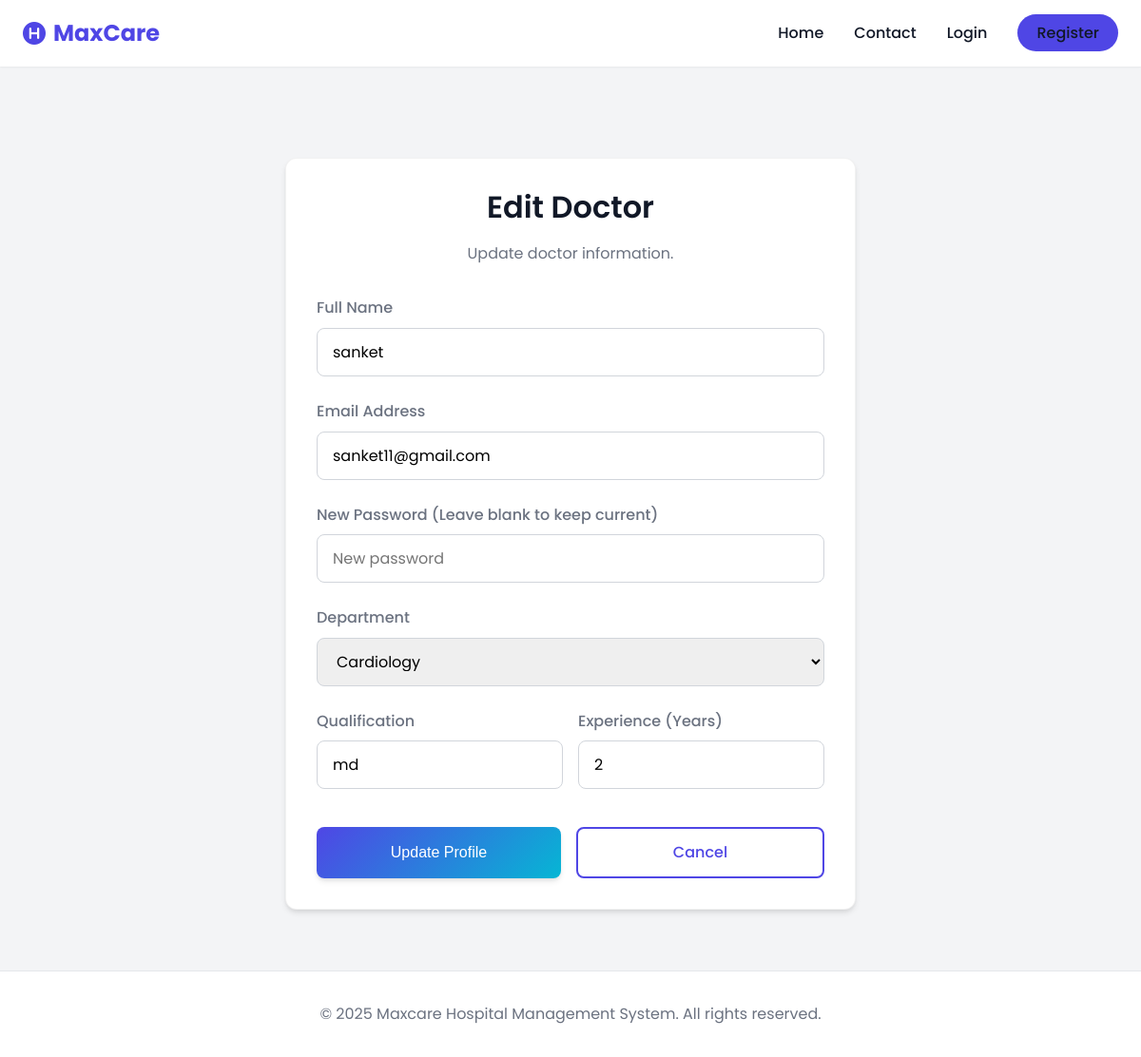
Screenshot of /admin_dashboard/edit_doctor/2 with the database file from the repository.
### model.py (models this page shows)
class User(db.Model):
    __tablename__ = 'users'
    id = db.Column(db.Integer, primary_key=True)
    username = db.Column(db.String(150), unique=True, nullable=False)
    email = db.Column(db.String(150), unique=True, nullable=False)
    password = db.Column(db.String(150), nullable=False)
    role = db.Column(db.String(50), nullable=False)   # 'admin', 'doctor', 'patient'
    registration_date = db.Column(db.DateTime, default=datetime.utcnow)
    doctor_profile = db.relationship("Doctor", back_populates="user", uselist=False)
    doctor_appointments = db.relationship(
        "Appointment",
        foreign_keys="Appointment.doctor_id",
        back_populates="doctor_user"
    )
    patient_appointments = db.relationship(
        "Appointment",
        foreign_keys="Appointment.patient_id",
        back_populates="patient_user"
    )

class Doctor(db.Model):
    __tablename__ = 'doctors'
    id = db.Column(db.Integer, primary_key=True)
    user_id = db.Column(db.Integer, db.ForeignKey('users.id'), nullable=False)
    department_id = db.Column(db.Integer, db.ForeignKey('departments.id'), nullable=False)
    qualification = db.Column(db.String(200))
    experience = db.Column(db.Integer)  # years
    user = db.relationship("User", back_populates="doctor_profile")
    department = db.relationship("Department", back_populates="doctors")

class Department(db.Model):
    __tablename__ = 'departments'
    id = db.Column(db.Integer, primary_key=True)
    Department_name = db.Column(db.String(100), unique=True, nullable=False)
    description = db.Column(db.Text)
    created_at = db.Column(db.DateTime, default=datetime.utcnow)
    doctors = db.relationship("Doctor", back_populates="department")

### app.py (the view, shortened to what this page needs)
@app.route('/admin_dashboard/edit_doctor/<int:doc_id>', methods=["GET", "POST"])
def edit_doctor(doc_id):
    doctor = Doctor.query.get_or_404(doc_id)
    departments = Department.query.all()
    return render_template("edit_doctor.html", doctor=doctor, departments=departments)

### templates/edit_doctor.html (shortened to what this page needs)
{% extends "base.html" %}
{% block content %}
<div
    style="min-height: 80vh; display: flex; align-items: center; justify-content: center; background: var(--bg-body); padding: 2rem 0;">
    <div class="card" style="max-width: 600px; width: 100%;">
        <div style="text-align: center; margin-bottom: 2rem;">
            <h2>Edit Doctor</h2>
            <p class="text-muted">Update doctor information.</p>
        </div>
        <form method="POST">
            <div class="form-group">
                <label class="form-label">Full Name</label>
                <input type="text" name="name" class="form-control" value="{{ doctor.user.username }}" required>
            </div>
            <div class="form-group">
                <label class="form-label">Email Address</label>
                <input type="email" name="email" class="form-control" value="{{ doctor.user.email }}" required>
            </div>
            <div class="form-group">
                <label class="form-label">New Password (Leave blank to keep current)</label>
                <input type="password" name="password" class="form-control" placeholder="New password">
            </div>
            <div class="form-group">
                <label class="form-label">Department</label>
                <select name="department_id" class="form-control" required>
                    {% for dept in departments %}
                    <option value="{{ dept.id }}" {% if dept.id==doctor.department_id %}selected{% endif %}>
                        {{ dept.Department_name }}
                    </option>
                    {% endfor %}
                </select>
            </div>
            <div style="display: grid; grid-template-columns: 1fr 1fr; gap: 1rem;">
                <div class="form-group">
                    <label class="form-label">Qualification</label>
                    <input type="text" name="qualification" class="form-control" value="{{ doctor.qualification }}">
                </div>
                <div class="form-group">
                    <label class="form-label">Experience (Years)</label>
                    <input type="number" name="experience" class="form-control" value="{{ doctor.experience }}">
                </div>
            </div>
            <div style="display: flex; gap: 1rem; margin-top: 1rem;">
                <button type="submit" class="btn btn-primary" style="flex: 1;">Update Profile</button>
                <a href="{{ url_for('admin_dashboard') }}" class="btn btn-outline" style="flex: 1;">Cancel</a>
            </div>
        </form>
    </div>
</div>
{% endblock %}

### static/style.css (style rules this page uses)
:root { --primary-color: #4F46E5; --primary-dark: #4338CA; --secondary-color: #06B6D4; --accent-color: #EC4899; --bg-body: #F3F4F6; --bg-card: #FFFFFF; --text-main: #111827; --text-muted: #6B7280; --text-light: #F9FAFB; --success: #10B981; --warning: #F59E0B; --danger: #EF4444; --shadow-sm: 0 1px 2px 0 rgba(0, 0, 0, 0.05); --shadow-md: 0 4px 6px -1px rgba(0, 0, 0, 0.1), 0 2px 4px -1px rgba(0, 0, 0, 0.06); --shadow-lg: 0 10px 15px -3px rgba(0, 0, 0, 0.1), 0 4px 6px -2px rgba(0, 0, 0, 0.05); --glass-bg: rgba(255, 255, 255, 0.7); --glass-border: rgba(255, 255, 255, 0.5); --radius-md: 0.5rem; --radius-lg: 0.75rem; --radius-xl: 1rem; --transition: all 0.3s ease; }
* { margin: 0; padding: 0; box-sizing: border-box; }
body { font-family: 'Poppins', sans-serif; background-color: var(--bg-body); color: var(--text-main); line-height: 1.6; min-height: 100vh; display: flex; flex-direction: column; }
a { text-decoration: none; color: inherit; transition: var(--transition); }
h1, h2, h3, h4, h5, h6 { line-height: 1.2; margin-bottom: 0.5em; font-weight: 600; }
h2 { font-size: 2rem; }
.text-muted { color: var(--text-muted); }
.btn { display: inline-block; padding: 0.75rem 1.5rem; border-radius: var(--radius-md); font-weight: 500; cursor: pointer; border: none; transition: var(--transition); font-size: 1rem; text-align: center; }
.btn-primary { background: linear-gradient(135deg, var(--primary-color), var(--secondary-color)); color: white; box-shadow: var(--shadow-md); }
.btn-outline { border: 2px solid var(--primary-color); color: var(--primary-color); background: transparent; }
.card { background: var(--bg-card); border-radius: var(--radius-lg); box-shadow: var(--shadow-md); padding: 2rem; margin-bottom: 2rem; border: 1px solid rgba(0,0,0,0.05); transition: var(--transition); }
.form-group { margin-bottom: 1.5rem; }
.form-label { display: block; margin-bottom: 0.5rem; font-weight: 500; color: var(--text-muted); }
.form-control { width: 100%; padding: 0.75rem 1rem; border: 1px solid #D1D5DB; border-radius: var(--radius-md); font-family: inherit; font-size: 1rem; transition: var(--transition); }

### rows the page displays
User: name "sanket", email "sanket11@gmail.com"
Doctor: department_id "Cardiology", qualification "md", experience "2"
